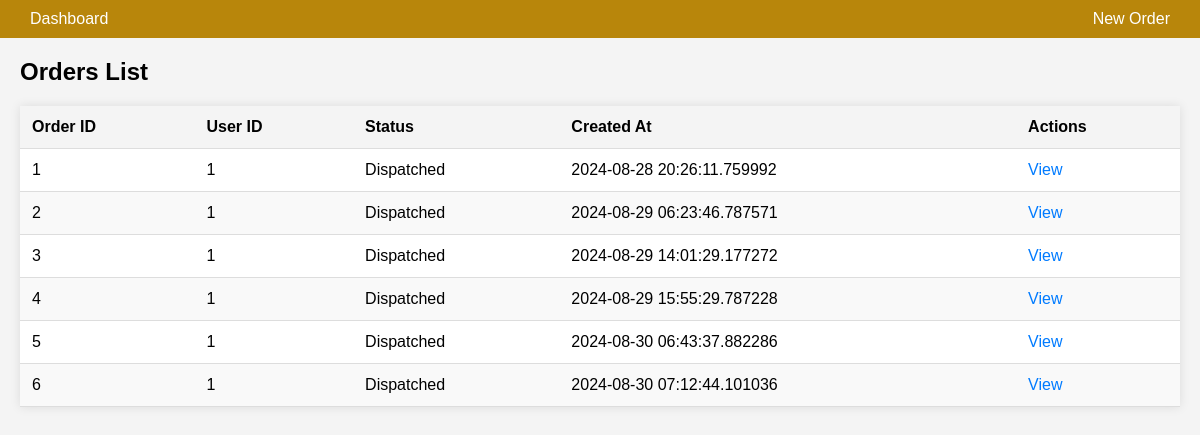
The page /orders on the database its author committed.
### models.py (models this page shows, shortened)
class Order(db.Model):
    __tablename__ = 'order'
    id = db.Column(db.Integer, primary_key=True)
    name = db.Column(db.String(100), nullable=False)
    phone = db.Column(db.String(20), nullable=False)
    address = db.Column(db.String(200), nullable=False)
    user_id = db.Column(db.Integer, db.ForeignKey('user.id'), nullable=False)
    created_at = db.Column(db.DateTime, default=datetime.utcnow)
    status = db.Column(db.String(50), default='Pending')
    user = db.relationship('User', backref=db.backref('orders', lazy=True))
    items = db.relationship('OrderItem', backref='order', lazy=True)
    date_created = db.Column(db.DateTime, default=datetime.utcnow)

### app.py (the view)
@app.route('/orders', methods=['GET'])
def orders():
    orders = Order.query.all()
    return render_template('orders.html', orders=orders)

### app.py (called while the page is built)
@app.before_request
def before_request():
    if 'cart' not in session:
        session['cart'] = {}  # Initialize cart as a dictionary

### templates/orders.html (shortened to what this page needs)
<!DOCTYPE html>
<html lang="en">
<head>
    <link rel="stylesheet" href="{{ url_for('static', filename='css/style.css') }}">
</head>
<body>
    <header>
        <a href="{{ url_for('index') }}">Dashboard</a>
        <a href="{{ url_for('new_order') }}">New Order</a>
    </header>
    <main>
        <h2>Orders List</h2>
        <table>
            <thead>
                <tr>
                    <th>Order ID</th>
                    <th>User ID</th>
                    <th>Status</th>
                    <th>Created At</th>
                    <th>Actions</th>
                </tr>
            </thead>
            <tbody>
                {% for order in orders %}
                <tr>
                    <td>{{ order.id }}</td>
                    <td>{{ order.user_id }}</td>
                    <td>{{ order.status }}</td>
                    <td>{{ order.created_at }}</td>
                    <td class="actions">
                        <a href="{{ url_for('order_detail', order_id=order.id) }}">View</a>
                    </td>
                </tr>
                {% endfor %}
            </tbody>
        </table>
    </main>
</body>
</html>

### static/css/style.css (style rules this page uses)
* { margin: 0; padding: 0; box-sizing: border-box; }
body { font-family: Arial, Helvetica, sans-serif; background-color: beige; color: black; }
header { display: flex; justify-content: space-between; align-items: center; padding: 10px 20px; background-color: darkgoldenrod; color: wheat; }
main { margin-left: 220px; padding: 20px; padding-top: 60px; }
a { color: black; }

### templates/orders.html (style rules this page uses)
body { font-family: Arial, sans-serif; margin: 0; padding: 0; background-color: #f4f4f4; }
header { background-color: darkgoldenrod; color: white; padding: 10px 20px; text-align: center; }
header a { color: white; text-decoration: none; margin: 0 10px; }
main { padding: 20px; max-width: 1200px; margin: 0 auto; }
h2 { margin-top: 0; }
table { width: 100%; border-collapse: collapse; margin-top: 20px; background-color: white; box-shadow: 0 0 10px rgba(0, 0, 0, 0.1); }
th, td { padding: 12px; text-align: left; border-bottom: 1px solid #ddd; }
th { background-color: #f4f4f4; font-weight: bold; }
tr:nth-child(even) { background-color: #f9f9f9; }
.actions a { color: #007bff; text-decoration: none; margin-right: 10px; }

### rows shown on the page
Order: id "1", user_id "1", status "Dispatched", created_at "2024-08-28 20:26:11.759992"
Order: id "2", user_id "1", status "Dispatched", created_at "2024-08-29 06:23:46.787571"
Order: id "3", user_id "1", status "Dispatched", created_at "2024-08-29 14:01:29.177272"
Order: id "4", user_id "1", status "Dispatched", created_at "2024-08-29 15:55:29.787228"
Order: id "5", user_id "1", status "Dispatched", created_at "2024-08-30 06:43:37.882286"
Order: id "6", user_id "1", status "Dispatched", created_at "2024-08-30 07:12:44.101036"
